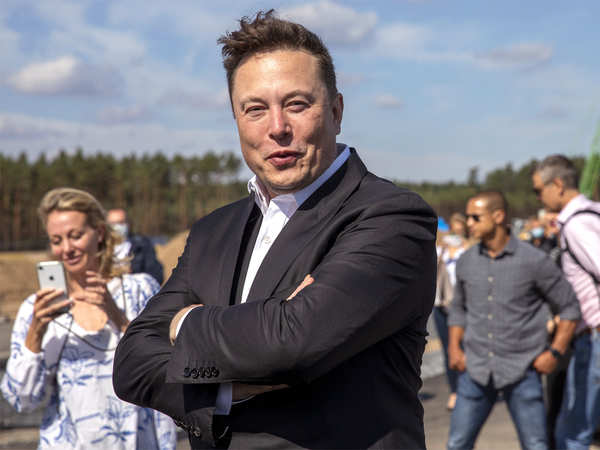
#> input picture images/elonmusk_a.jpg, 600 x 450 px
$ python 3-1.py
#> lines starting #> are read from the running program, lines starting #| are printed output that depends on the picture; after the words box and inside, x2 and y2 are one past the last pixel; in counts of white or black regions, pixels touching at a corner belong together
import numpy as np
import cv2
import matplotlib.pylab as plt

def contour():
    imgfile = 'images/elonmusk_a.jpg'
    img = cv2.imread(imgfile)
#> img is the input picture: shape (450, 600, 3); mean B, G, R 122.4, 115.8, 118.4
    imgray = cv2.cvtColor(img, cv2.COLOR_BGR2GRAY)
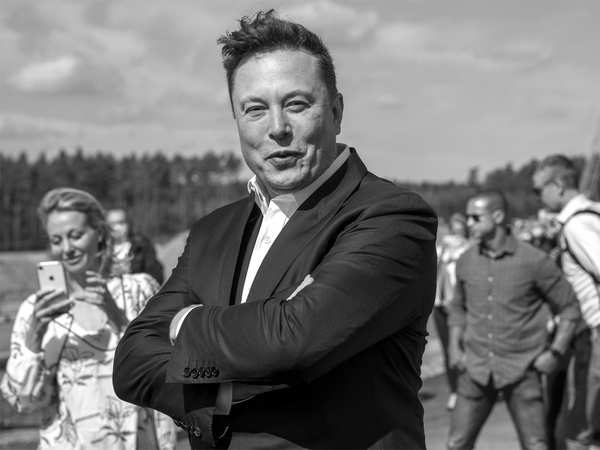
#> imgray: shape (450, 600); min 0, max 255, mean 117.3
    # 이미지의 색공간을 바꾸는 것
    # cvtColor : convert Color
    # BGR을 GRAY로 바꾼다. 컴퓨터의 계산값을 줄여주기 위함.

    # HSV : 특정 색깔의 영역을 추출하고 싶을 때 사용한다.
    # Hue 색상값
    # Saturation 채도
    # Value 명도

    edge = cv2.Canny(imgray, 100, 200)
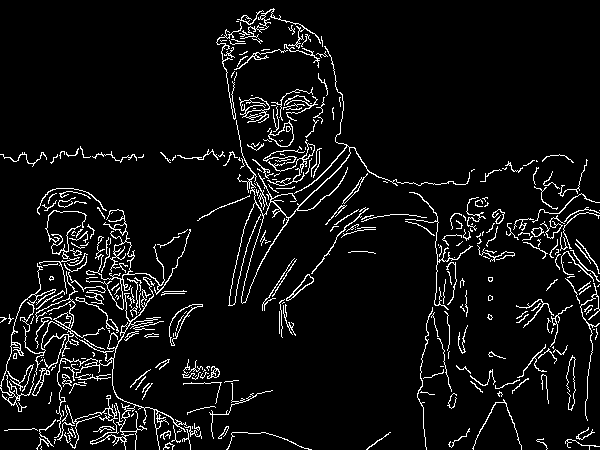
#> edge: shape (450, 600); 6.3% white in thin lines or dots
    # Canny Edge Detection : 가장 인기있는 Edge 찾기 알고리즘
    # 이미지 객체, 100, 200
    # 100 : Edge 값을 찾을 때 이거보다 작으면 edge 아님
    # 200 : Edge 값을 찾을 때 이거보다 높아야만 확실히 edge 이다.
    # min과 max 사이에 있는 값은 어떻게?

    # Canny는 엣지간의 연결성을 강조한다.
    # 사이에 있다하더라도 max 위에 있는 엣지랑 연결되어 있으면 edge다.
    # 사이에 있다하더라도 max 위에 있는 엣지랑 연결 안되어 있으면 edge 아니다.

    contours, hierarchy = cv2.findContours(edge, cv2.RETR_TREE, cv2.CHAIN_APPROX_SIMPLE)
#> contours = 419 contours, 358 with area under 20; largest, box (x1, y1, x2, y2) and area: (228, 46, 470, 306) 1630, (241, 201, 289, 304) 1314, (239, 97, 270, 123) 426, (169, 304, 203, 346) 374, (169, 304, 203, 346) 347
    # contour 외곽 : 검은색 0 과 흰색 255 : 2진화된 이미지만 받아서 할 수 있다
    # 외곽을 찾는 플래그다. cv2.RETR_TREE, cv2.CHAIN_APPROX_SIMPLE
    # hierarchy 계층 구조 (등고선처럼)
    # cv2.RETR_TREE : 이들간의 관계를 어떻게 나타낼 것인가? TREE 관계로 나타낸다.
    # cv2.CHAIN_APPROX_SIMPLE : contour 정보를 꼭짓점만 반환할지, 모든 정보를 반환할지.

    cv2.imshow('edge', edge)
    cv2.drawContours(img, contours, -1, (0, 255, 0), 1)
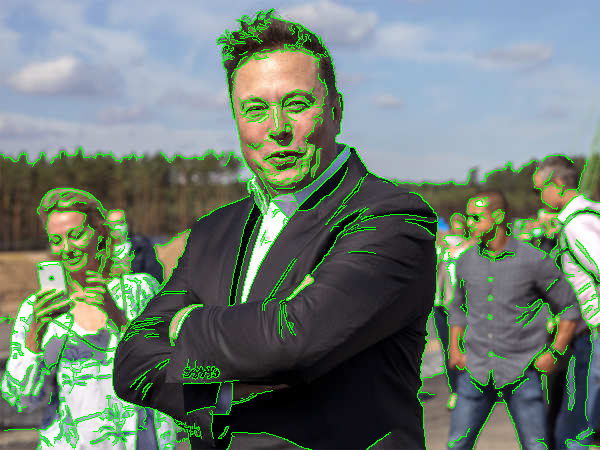
#> img: shape (450, 600, 3); 6.27% of pixels changed, all inside (x1, y1, x2, y2) = (0, 8, 600, 450)
    # 원본 이미지 위에 contours를 그리겠다.
    # -1은 contour을 모두 그리겠다. 특정 인덱스 그리고 싶으면 특정 인덱스 적어라.
    # 0 255 0 BGR 색상 - GREEN 초록색 색상이 되겠다
    # 1 - 그릴 contour의 선의 두께가 결정된다.

    cv2.imshow('Contour', img)

    cv2.waitKey(0)
    cv2.destroyAllWindows()

if __name__ == '__main__':
    contour()
